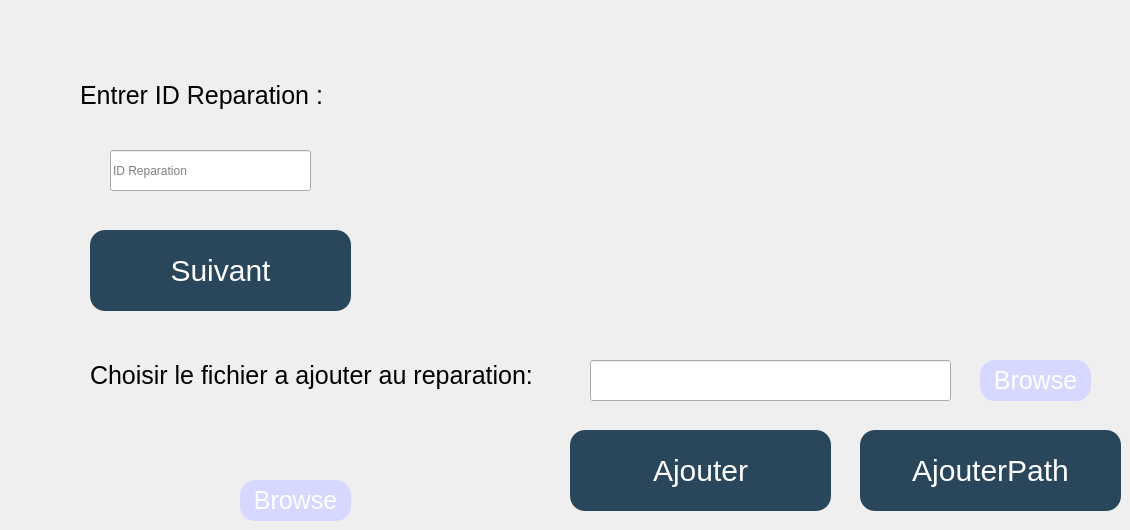
     <widget class="QWidget" name="tab_7">
      <attribute name="title">
       <string>image invite</string>
      </attribute>
      <widget class="QLabel" name="txt_uu_3">
       <property name="geometry">
        <rect>
         <x>90</x>
         <y>350</y>
         <width>451</width>
         <height>51</height>
        </rect>
       </property>
       <property name="styleSheet">
        <string notr="true">font-size:25px;</string>
       </property>
       <property name="text">
        <string>Choisir le fichier a ajouter au reparation:</string>
       </property>
      </widget>
      <widget class="QLabel" name="entrer_id_txt_5">
       <property name="geometry">
        <rect>
         <x>80</x>
         <y>70</y>
         <width>251</width>
         <height>51</height>
        </rect>
       </property>
       <property name="styleSheet">
        <string notr="true">font-size:25px;</string>
       </property>
       <property name="text">
        <string>Entrer ID Reparation :</string>
       </property>
      </widget>
      <widget class="QLineEdit" name="file_6">
       <property name="geometry">
        <rect>
         <x>590</x>
         <y>360</y>
         <width>361</width>
         <height>41</height>
        </rect>
       </property>
       <property name="readOnly">
        <bool>true</bool>
       </property>
      </widget>
      <widget class="QPushButton" name="browseBtn_6">
       <property name="geometry">
        <rect>
         <x>980</x>
         <y>360</y>
         <width>111</width>
         <height>41</height>
        </rect>
       </property>
       <property name="styleSheet">
        <string notr="true">QPushButton{
background:rgb(215, 216, 255);
font-size:25px;
border-radius:15px;
color:white;
}

QPushButton:hover{
color:#3794AB;
border-radius:15px;
background:white;
font-size:30px;
}</string>
       </property>
       <property name="text">
        <string>Browse</string>
       </property>
      </widget>
      <widget class="QPushButton" name="Ajouter_3">
       <property name="geometry">
        <rect>
         <x>570</x>
         <y>430</y>
         <width>261</width>
         <height>81</height>
        </rect>
       </property>
       <property name="styleSheet">
        <string notr="true">QPushButton{
background:#29465B;
font-size:30px;
border-radius:15px;
color:white;
}

QPushButton:hover{
color:#3794AB;
border-radius:15px;
background:white;
font-size:30px;
}</string>
       </property>
       <property name="text">
        <string>Ajouter</string>
       </property>
      </widget>
      <widget class="QPushButton" name="suivant_2">
       <property name="geometry">
        <rect>
         <x>90</x>
         <y>230</y>
         <width>261</width>
         <height>81</height>
        </rect>
       </property>
       <property name="styleSheet">
        <string notr="true">QPushButton{
background:#29465B;
font-size:30px;
border-radius:15px;
color:white;
}

QPushButton:hover{
color:#3794AB;
border-radius:15px;
background:white;
font-size:30px;
}</string>
       </property>
       <property name="text">
        <string>Suivant</string>
       </property>
      </widget>
      <widget class="QLineEdit" name="id_invimage">
       <property name="geometry">
        <rect>
         <x>110</x>
         <y>150</y>
         <width>201</width>
         <height>41</height>
        </rect>
       </property>
       <property name="placeholderText">
        <string>ID Reparation</string>
       </property>
      </widget>
      <widget class="QPushButton" name="brows2">
       <property name="geometry">
        <rect>
         <x>240</x>
         <y>480</y>
         <width>111</width>
         <height>41</height>
        </rect>
       </property>
       <property name="styleSheet">
        <string notr="true">QPushButton{
background:rgb(215, 216, 255);
font-size:25px;
border-radius:15px;
color:white;
}

QPushButton:hover{
color:#3794AB;
border-radius:15px;
background:white;
font-size:30px;
}</string>
       </property>
       <property name="text">
        <string>Browse</string>
       </property>
      </widget>
      <widget class="QPushButton" name="Ajouter_4">
       <property name="geometry">
        <rect>
         <x>860</x>
         <y>430</y>
         <width>261</width>
         <height>81</height>
        </rect>
       </property>
       <property name="styleSheet">
        <string notr="true">QPushButton{
background:#29465B;
font-size:30px;
border-radius:15px;
color:white;
}

QPushButton:hover{
color:#3794AB;
border-radius:15px;
background:white;
font-size:30px;
}</string>
       </property>
       <property name="text">
        <string>AjouterPath</string>
       </property>
      </widget>
     </widget>
